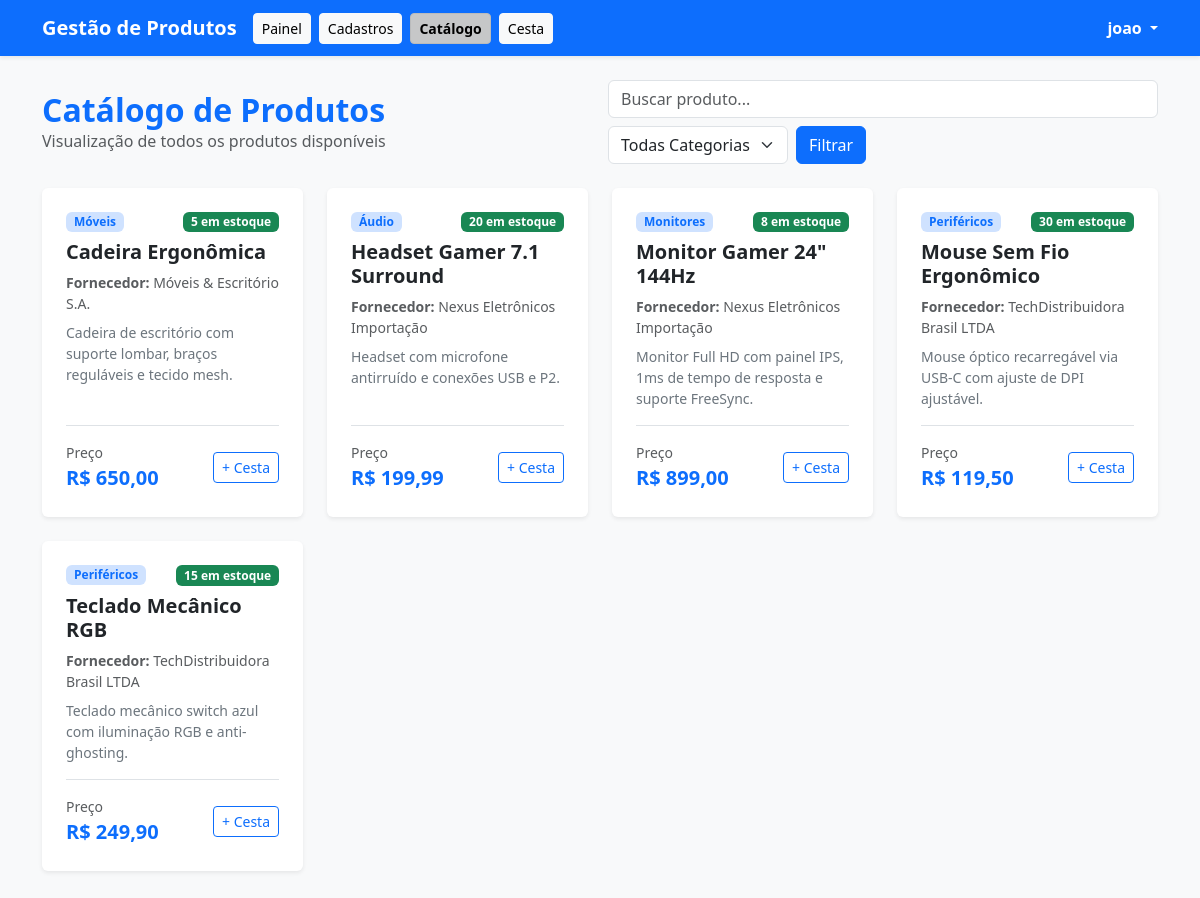
Before: /SistemaDeGestaoDeProdutos/catalogo.php (signed in) with the older database file.
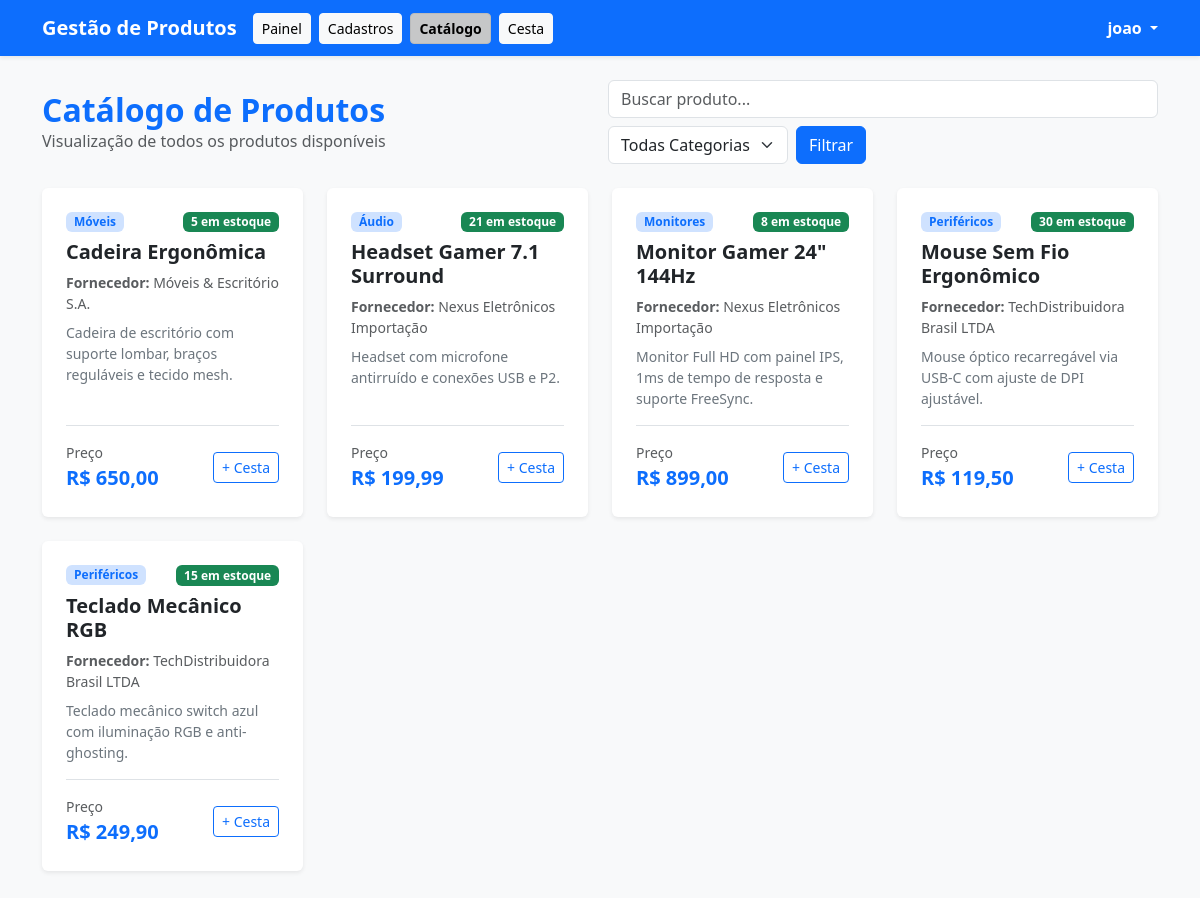
After: the same page with the newer database file.
### tables this page shows
CREATE TABLE `produtos` (
  `id` int(11) NOT NULL,
  `nome` varchar(255) NOT NULL,
  `id_fornecedor` int(11) NOT NULL,
  `preco` decimal(10,2) NOT NULL,
  `quantidade` int(11) NOT NULL DEFAULT 0,
  `categoria` varchar(100) DEFAULT NULL,
  `descricao` text DEFAULT NULL,
  `created_at` timestamp NOT NULL DEFAULT current_timestamp()
);

CREATE TABLE `fornecedores` (
  `id` int(11) NOT NULL,
  `nome` varchar(255) NOT NULL,
  `cnpj` varchar(20) NOT NULL,
  `email` varchar(255) DEFAULT NULL,
  `telefone` varchar(20) DEFAULT NULL,
  `created_at` timestamp NOT NULL DEFAULT current_timestamp()
);

### SistemaDeGestaoDeProdutos/catalogo.php (the view, shortened to what the changed rows need)
<?php
require_once "conexao.php";
try {
    $sql = "SELECT p.*, f.nome AS nome_fornecedor
            FROM produtos p
            INNER JOIN fornecedores f ON p.id_fornecedor = f.id
            WHERE 1=1";
    $params = [];
    $sql .= " ORDER BY p.nome ASC";
    $stmt = $pdo->prepare($sql);
    $stmt->execute($params);
    $produtos = $stmt->fetchAll(PDO::FETCH_ASSOC);
} catch (PDOException $e) {
    $produtos = [];
    $categorias = [];
}
?>
<!DOCTYPE html>
<html lang="pt-br">
<head>
    <link href="https://cdn.jsdelivr.net/npm/bootstrap@5.3.3/dist/css/bootstrap.min.css" rel="stylesheet">
</head>
<body class="bg-light">
    <div class="container mb-5">
        <div class="d-flex justify-content-between align-items-center mb-4 flex-wrap gap-3">
            <div>
                <h2 class="text-primary fw-bold m-0">Catálogo de Produtos</h2>
            </div>
        </div>
        <?php if (empty($produtos)): ?>
            <div class="alert alert-info shadow-sm" role="alert">
                Nenhum produto foi encontrado no catálogo com os filtros selecionados.
            </div>
        <?php else: ?>
            <div class="row row-cols-1 row-cols-md-2 row-cols-lg-3 row-cols-xl-4 g-4">
                <?php foreach ($produtos as $p): ?>
                    <div class="col">
                        <div class="card h-100 border-0 shadow-sm product-card">
                            <div class="card-body d-flex flex-column justify-content-between p-4">
                                <div>
                                    <div class="d-flex justify-content-between align-items-start mb-2">
                                        <span class="badge bg-primary-subtle text-primary fw-semibold px-2 py-1">
                                            <?= htmlspecialchars($p['categoria'] ?: 'Geral'); ?>
                                        </span>
                                        <span class="badge <?= $p['quantidade'] > 0 ? 'bg-success' : 'bg-danger'; ?>">
                                            <?= $p['quantidade'] > 0 ? $p['quantidade'] . ' em estoque' : 'Esgotado'; ?>
                                        </span>
                                    </div>
                                    <h5 class="card-title text-dark fw-bold mb-2"><?= htmlspecialchars($p['nome']); ?></h5>
                                    <p class="text-muted small mb-2">
                                        <strong>Fornecedor:</strong> <?= htmlspecialchars($p['nome_fornecedor']); ?>
                                    </p>
                                    <p class="card-text text-secondary small mb-3">
                                        <?= htmlspecialchars($p['descricao'] ?: 'Sem descrição informada.'); ?>
                                    </p>
                                </div>
                                <div class="pt-3 border-top d-flex justify-content-between align-items-center">
                                    <div>
                                        <small class="text-muted d-block">Preço</small>
                                        <span class="fs-5 fw-bold text-primary">R$ <?= number_format($p['preco'], 2, ',', '.'); ?></span>
                                    </div>
                                    <form action="catalogo.php" method="POST" class="d-inline">
                                        <button type="submit" class="btn btn-sm btn-outline-primary" <?= $p['quantidade'] <= 0 ? 'disabled' : ''; ?>>
                                            + Cesta
                                        </button>
                                    </form>
                                </div>
                            </div>
                        </div>
                    </div>
                <?php endforeach; ?>
            </div>
        <?php endif; ?>
    </div>
</body>
</html>

Changed rows visible on the page:
changed produtos "Headset Gamer 7.1 Surround": quantidade "20" → "21"
